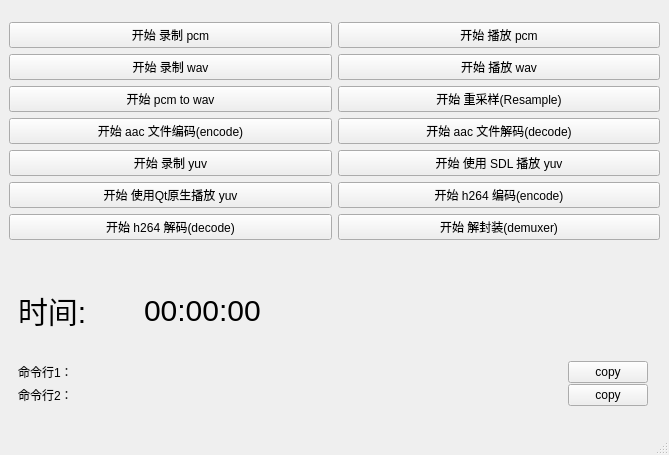
<?xml version="1.0" encoding="UTF-8"?>
<ui version="4.0">
 <class>MainWindow</class>
 <widget class="QMainWindow" name="MainWindow">
  <property name="geometry">
   <rect>
    <x>0</x>
    <y>0</y>
    <width>669</width>
    <height>455</height>
   </rect>
  </property>
  <property name="windowTitle">
   <string>MainWindow</string>
  </property>
  <widget class="QWidget" name="centralwidget">
   <layout class="QVBoxLayout" name="verticalLayout_2" stretch="1,0">
    <item>
     <layout class="QGridLayout" name="gridLayout">
      <item row="2" column="1">
       <widget class="QPushButton" name="resampleBtn">
        <property name="text">
         <string>开始 重采样(Resample)</string>
        </property>
       </widget>
      </item>
      <item row="0" column="0">
       <widget class="QPushButton" name="recordAudioBtn">
        <property name="text">
         <string>开始 录制 pcm</string>
        </property>
       </widget>
      </item>
      <item row="4" column="0">
       <widget class="QPushButton" name="yuvRecordBtn">
        <property name="text">
         <string>开始 录制 yuv</string>
        </property>
       </widget>
      </item>
      <item row="3" column="1">
       <widget class="QPushButton" name="aacDecodeBtn">
        <property name="text">
         <string>开始 aac 文件解码(decode)</string>
        </property>
       </widget>
      </item>
      <item row="1" column="1">
       <widget class="QPushButton" name="playWavBtn">
        <property name="text">
         <string>开始 播放 wav</string>
        </property>
       </widget>
      </item>
      <item row="4" column="1">
       <widget class="QPushButton" name="playYuvBtn">
        <property name="text">
         <string>开始 使用 SDL 播放 yuv</string>
        </property>
       </widget>
      </item>
      <item row="5" column="1">
       <widget class="QPushButton" name="encodeH264Btn">
        <property name="text">
         <string>开始 h264 编码(encode)</string>
        </property>
       </widget>
      </item>
      <item row="0" column="1">
       <widget class="QPushButton" name="playAudioBtn">
        <property name="text">
         <string>开始 播放 pcm</string>
        </property>
       </widget>
      </item>
      <item row="2" column="0">
       <widget class="QPushButton" name="switchButton">
        <property name="text">
         <string>开始 pcm to wav</string>
        </property>
       </widget>
      </item>
      <item row="3" column="0">
       <widget class="QPushButton" name="aacEncodeBtn">
        <property name="text">
         <string>开始 aac 文件编码(encode)</string>
        </property>
       </widget>
      </item>
      <item row="1" column="0">
       <widget class="QPushButton" name="recordWavBtn">
        <property name="text">
         <string>开始 录制 wav</string>
        </property>
       </widget>
      </item>
      <item row="5" column="0">
       <widget class="QPushButton" name="playYuvByQtBtn">
        <property name="text">
         <string>开始 使用Qt原生播放 yuv</string>
        </property>
       </widget>
      </item>
      <item row="6" column="0">
       <widget class="QPushButton" name="decodeH264Btn">
        <property name="text">
         <string>开始 h264 解码(decode)</string>
        </property>
       </widget>
      </item>
      <item row="6" column="1">
       <widget class="QPushButton" name="demuxerBtn">
        <property name="text">
         <string>开始 解封装(demuxer)</string>
        </property>
       </widget>
      </item>
     </layout>
    </item>
    <item>
     <widget class="QWidget" name="widget_2" native="true">
      <property name="maximumSize">
       <size>
        <width>16777215</width>
        <height>150</height>
       </size>
      </property>
      <layout class="QVBoxLayout" name="verticalLayout">
       <property name="spacing">
        <number>0</number>
       </property>
       <property name="topMargin">
        <number>0</number>
       </property>
       <property name="rightMargin">
        <number>12</number>
       </property>
       <property name="bottomMargin">
        <number>0</number>
       </property>
       <item>
        <widget class="QWidget" name="widget" native="true">
         <property name="minimumSize">
          <size>
           <width>0</width>
           <height>50</height>
          </size>
         </property>
         <property name="styleSheet">
          <string notr="true">max-height:100px;
font-size: 30px;</string>
         </property>
         <layout class="QHBoxLayout" name="horizontalLayout">
          <property name="leftMargin">
           <number>0</number>
          </property>
          <property name="rightMargin">
           <number>0</number>
          </property>
          <item>
           <widget class="QLabel" name="titleLabel">
            <property name="maximumSize">
             <size>
              <width>120</width>
              <height>100</height>
             </size>
            </property>
            <property name="text">
             <string>时间:</string>
            </property>
           </widget>
          </item>
          <item>
           <widget class="QLabel" name="timeLabel">
            <property name="minimumSize">
             <size>
              <width>374</width>
              <height>0</height>
             </size>
            </property>
            <property name="text">
             <string>00:00:00</string>
            </property>
            <property name="scaledContents">
             <bool>false</bool>
            </property>
           </widget>
          </item>
         </layout>
        </widget>
       </item>
       <item>
        <layout class="QHBoxLayout" name="horizontalLayout_2" stretch="0,1,0">
         <item>
          <widget class="QLabel" name="label">
           <property name="styleSheet">
            <string notr="true"/>
           </property>
           <property name="text">
            <string>命令行1：</string>
           </property>
          </widget>
         </item>
         <item>
          <widget class="QLabel" name="cLineLabel">
           <property name="text">
            <string/>
           </property>
          </widget>
         </item>
         <item>
          <widget class="QPushButton" name="copyBtn">
           <property name="text">
            <string>copy</string>
           </property>
          </widget>
         </item>
        </layout>
       </item>
       <item>
        <layout class="QHBoxLayout" name="horizontalLayout_3" stretch="0,1,0">
         <item>
          <widget class="QLabel" name="label_2">
           <property name="styleSheet">
            <string notr="true"/>
           </property>
           <property name="text">
            <string>命令行2：</string>
           </property>
          </widget>
         </item>
         <item>
          <widget class="QLabel" name="cLineLabel_2">
           <property name="text">
            <string/>
           </property>
          </widget>
         </item>
         <item>
          <widget class="QPushButton" name="copyBtn_2">
           <property name="text">
            <string>copy</string>
           </property>
          </widget>
         </item>
        </layout>
       </item>
      </layout>
     </widget>
    </item>
   </layout>
  </widget>
  <widget class="QMenuBar" name="menubar">
   <property name="geometry">
    <rect>
     <x>0</x>
     <y>0</y>
     <width>669</width>
     <height>24</height>
    </rect>
   </property>
  </widget>
  <widget class="QStatusBar" name="statusbar"/>
 </widget>
 <resources/>
 <connections/>
</ui>
